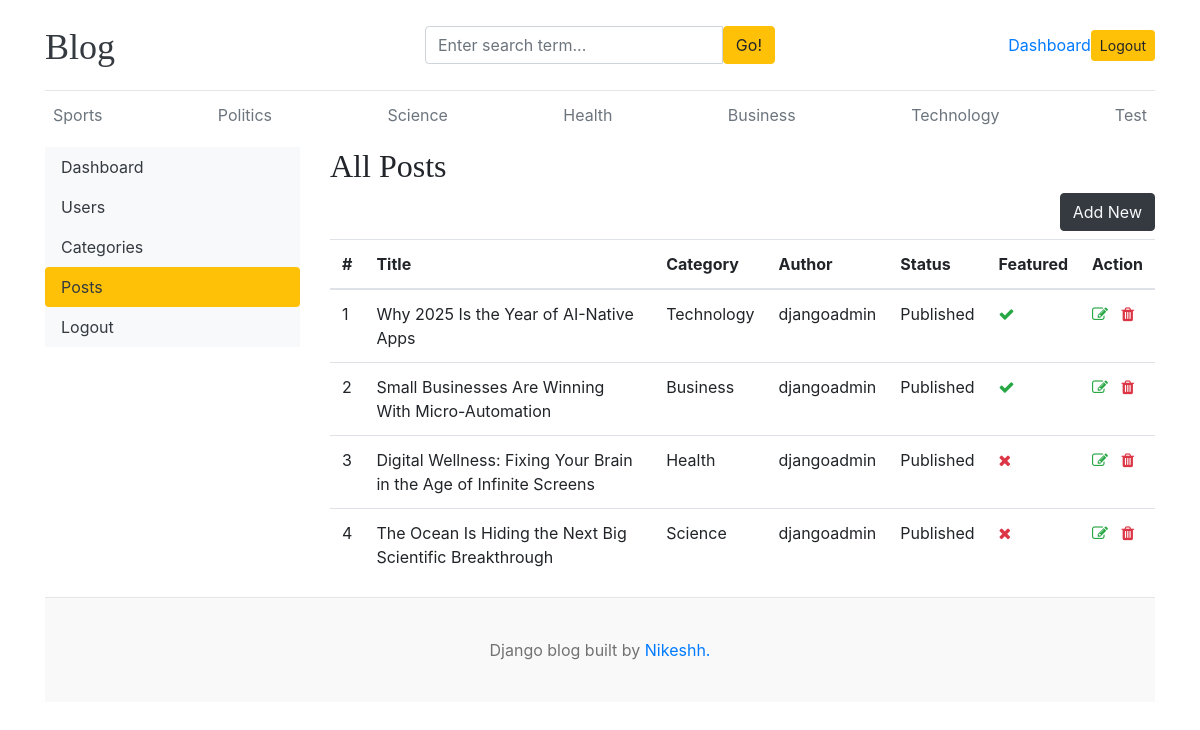
The page /dashboard/posts/ (signed in) on the database its author committed.
### blogs/models.py (models this page shows, shortened)
class Category(models.Model):
  category_name = models.CharField(max_length=50, unique=True)
  created_at = models.DateTimeField(auto_now_add=True)
  updated_at = models.DateTimeField(auto_now=True)
  class Meta:
    verbose_name_plural = "Categories"
  def __str__(self):
    return self.category_name

class Blog(models.Model):
  title = models.CharField(max_length=100)
  slug = models.SlugField(max_length=150, unique=True, blank=True)
  category = models.ForeignKey(Category, on_delete=models.CASCADE)
  author = models.ForeignKey(User, on_delete=models.CASCADE)
  featured_image = models.ImageField(upload_to='uploads/%Y/%m/%d')
  short_description = models.TextField(max_length=500)
  blog_body = models.TextField(max_length=2000)
  status = models.CharField(max_length=50,choices=STATUS_CHOICES, default="Draft")
  is_featured = models.BooleanField(default=False)
  created_at = models.DateTimeField(auto_now_add=True)
  updated_at = models.DateTimeField(auto_now=True)

### dashboard/views.py (the view)
# urls.py: path('posts/', views.posts, name='posts'),
@login_required(login_url='login')
def posts(request):
    posts = Blog.objects.all()
    context = {
        'posts': posts,
    }
    return render(request, 'dashboard/posts.html', context)

### blogs/context_processors.py (called while the page is built)
def get_categories(request):
  categories = Category.objects.all()
  return dict(categories=categories)

def get_social_links(request):
  social_links = SocialLink.objects.all()
  return dict(social_links=social_links)

### templates/dashboard/posts.html (shortened to what this page needs)
{% extends 'base.html' %}
{% block content %}
<div class="row">
    {% include 'dashboard/sidebar.html' %}
    <div class="col-md-9">
        <h2>All Posts</h2>
        <a href="{% url 'add_post' %}" class="btn btn-dark text-light float-right mb-2">Add New</a>
        <table class="table table-hover">
            <thead>
              <tr>
                <th>#</th>
                <th>Title</th>
                <th>Category</th>
                <th>Author</th>
                <th>Status</th>
                <th>Featured</th>
                <th>Action</th>
              </tr>
            </thead>
            <tbody>
            {% for post in posts %}
              <tr>
                <td>{{ forloop.counter }}</td>
                <td>{{ post.title }}</td>
                <td>{{ post.category }}</td>
                <td>{{ post.author }}</td>
                <td>{{ post.status }}</td>
                <td>{% if post.is_featured %}<i class="fa fa-check text-success"></i>{% else %}<i class="fa fa-times text-danger"></i>{% endif %}</td>
                <td>
                    <a href="{% url 'edit_post' post.id %}"><i class="fa fa-edit text-success"></i></a>
                    <a href="{% url 'delete_post' post.id %}"><i class="fa fa-trash text-danger"></i></a>
                </td>
              </tr>
            {% endfor %}
            </tbody>
          </table>
    </div>
</div>
{% endblock %}

### templates/base.html (shortened to what this page needs)
{% load static %}
<!DOCTYPE html>
<html lang="en">
  <head>
    <link
      href="https://getbootstrap.com/docs/4.0/dist/css/bootstrap.min.css"
      rel="stylesheet"/>
    <link href="{% static 'css/blog.css' %}" rel="stylesheet" />
    <link rel="stylesheet" href="https://cdnjs.cloudflare.com/ajax/libs/font-awesome/4.7.0/css/font-awesome.min.css">
  </head>
  <body>
    <div class="container">
      <header class="blog-header py-3">
        <div class="row flex-nowrap justify-content-between align-items-center">
          <div class="col-4 pt-1">
            <a class="blog-header-logo text-dark" href="/">Blog</a>
          </div>
          <div class="col-4">
            <form method="GET" action="{% url 'search' %}">
              <div class="input-group">
                <input type="text" class="form-control" name="keyword" value="{{keyword}}" placeholder="Enter search term...", aria-label="Enter search term">
                <button type="submit" id="button-search" class="btn btn-warning" >Go!</button>
              </div>
            </form>
          </div>
          <div class="col-4 d-flex justify-content-end align-items-center">
            {% if not user.is_authenticated %}
            <a class="btn btn-sm btn-warning" href="{% url 'login' %}">Login</a> &nbsp;
            <a class="btn btn-sm btn-outline-secondary" href="{% url 'register' %}">Register</a>
            {% else %}
            <span>
              <a href="{% url 'dashboard' %}">Dashboard</a>
            </span>
            <a class="btn btn-sm btn-warning" href="{% url 'logout' %}">Logout</a>
            {% endif %}
          </div>
        </div>
      </header>
      <div class="nav-scroller py-1 mb-2">
        <nav class="nav d-flex justify-content-between">
          {% for category in categories %}
          <a class="p-2 text-muted" href="{% url 'post_by_category' category.id %}">{{category.category_name}}</a>
          {% endfor %}
        </nav>
      </div>
      {% block content %}
      {% endblock content %}
     <footer class="blog-footer">
      <p>Django blog built by <a href="#">Nikeshh.</a></p>
    </footer>
  </body>
</html>

### blog_main/static/css/blog.css (style rules this page uses)
.blog-header { border-bottom: 1px solid #e5e5e5; }
.blog-header-logo { font-family: "Playfair Display", Georgia, "Times New Roman", serif; font-size: 2.25rem; }
h1, h2, h3, h4, h5, h6 { font-family: "Playfair Display", Georgia, "Times New Roman", serif; }
.blog-footer { padding: 2.5rem 0; color: #727272; text-align: center; background-color: #f9f9f9; border-top: .05rem solid #e5e5e5; }
.blog-footer p:last-child { margin-bottom: 0; }

### rows shown on the page
Category: category_name "Sports"
Category: category_name "Politics"
Category: category_name "Science"
Category: category_name "Health"
Category: category_name "Business"
Category: category_name "Technology"
Category: category_name "Test"
Blog: title "Why 2025 Is the Year of AI-Native Apps", category "Technology", author "djangoadmin", status "Published", is_featured True (drawn)
Blog: title "Small Businesses Are Winning With Micro-Automation", category "Business", author "djangoadmin", status "Published", is_featured True (drawn)
Blog: title "Digital Wellness: Fixing Your Brain in the Age of Infinite Screens", category "Health", author "djangoadmin", status "Published", is_featured False (drawn)
Blog: title "The Ocean Is Hiding the Next Big Scientific Breakthrough", category "Science", author "djangoadmin", status "Published", is_featured False (drawn)
